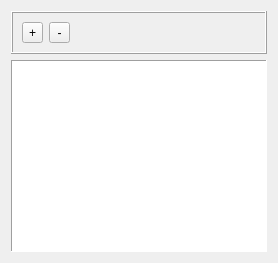
      <widget class="QWidget" name="tab_7">
       <attribute name="title">
        <string>Лимиты</string>
       </attribute>
       <layout class="QGridLayout" name="gridLayout_23">
        <item row="0" column="0">
         <widget class="QFrame" name="limit_panel">
          <property name="frameShape">
           <enum>QFrame::Box</enum>
          </property>
          <property name="frameShadow">
           <enum>QFrame::Raised</enum>
          </property>
          <layout class="QGridLayout" name="gridLayout_24">
           <item row="0" column="0">
            <widget class="QToolButton" name="add_limit_button">
             <property name="text">
              <string>+</string>
             </property>
            </widget>
           </item>
           <item row="0" column="1">
            <widget class="QToolButton" name="del_limit_button">
             <property name="minimumSize">
              <size>
               <width>21</width>
               <height>0</height>
              </size>
             </property>
             <property name="text">
              <string>-</string>
             </property>
            </widget>
           </item>
           <item row="0" column="2">
            <spacer name="horizontalSpacer_8">
             <property name="orientation">
              <enum>Qt::Horizontal</enum>
             </property>
             <property name="sizeHint" stdset="0">
              <size>
               <width>40</width>
               <height>20</height>
              </size>
             </property>
            </spacer>
           </item>
          </layout>
         </widget>
        </item>
        <item row="1" column="0">
         <widget class="QTableWidget" name="limit_tableWidget">
          <property name="frameShape">
           <enum>QFrame::Panel</enum>
          </property>
          <property name="selectionMode">
           <enum>QAbstractItemView::SingleSelection</enum>
          </property>
          <property name="selectionBehavior">
           <enum>QAbstractItemView::SelectRows</enum>
          </property>
          <property name="verticalScrollMode">
           <enum>QAbstractItemView::ScrollPerPixel</enum>
          </property>
          <property name="horizontalScrollMode">
           <enum>QAbstractItemView::ScrollPerPixel</enum>
          </property>
          <property name="gridStyle">
           <enum>Qt::DotLine</enum>
          </property>
         </widget>
        </item>
       </layout>
      </widget>
